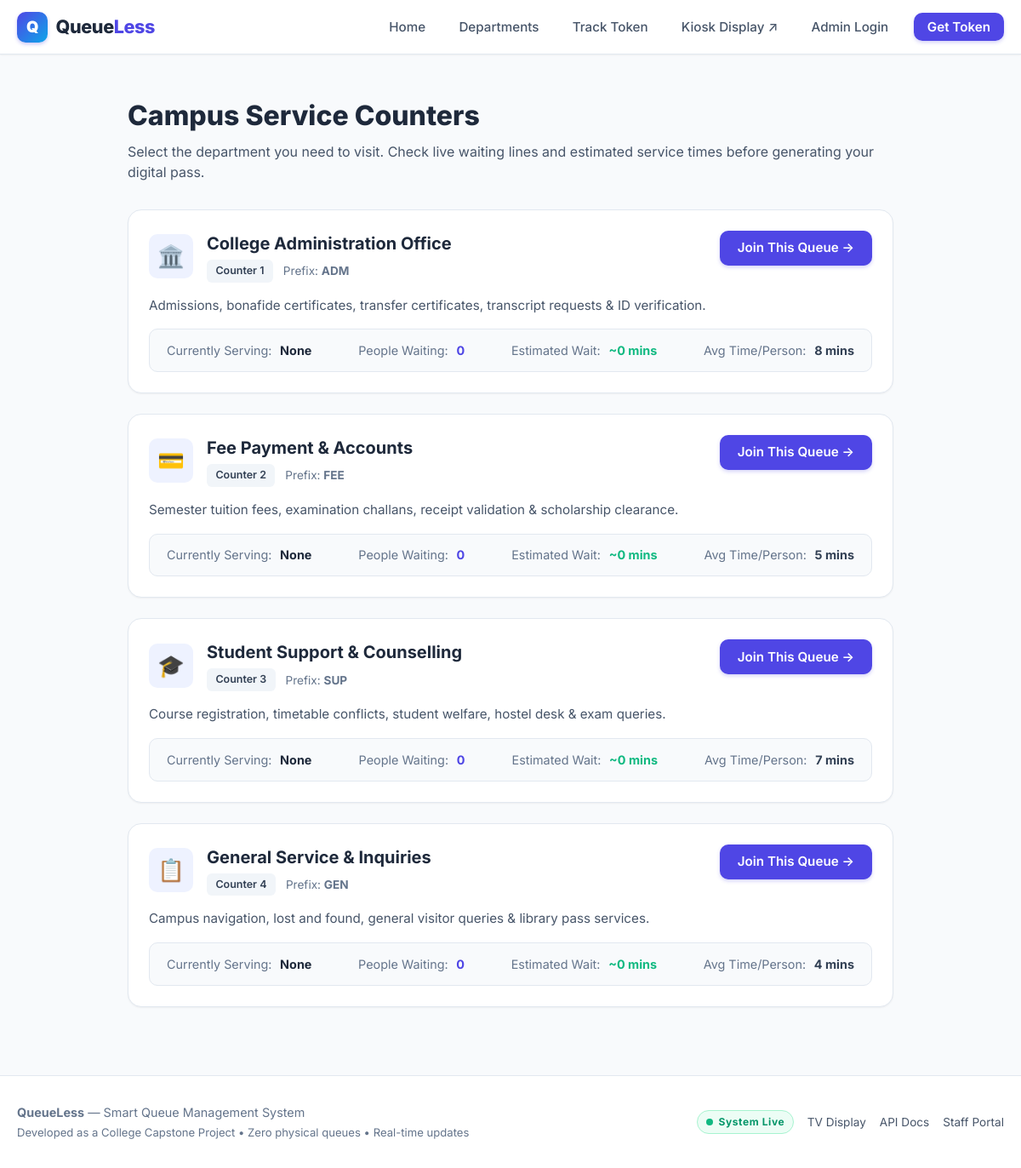
/services, run on the app's committed database.
### models.py (models this page shows)
class Service(Base):
    __tablename__ = "services"
    id = Column(Integer, primary_key=True)
    name = Column(String(120), nullable=False)
    code = Column(String(50), unique=True, nullable=False, index=True)
    prefix = Column(String(10), nullable=False)  # e.g., ADM, FEE, SUP, GEN
    counter_number = Column(String(50), nullable=False, default="Counter 1")
    description = Column(Text, nullable=True)
    icon = Column(String(50), default="building")
    avg_service_time_mins = Column(Integer, nullable=False, default=5)
    is_active = Column(Boolean, nullable=False, default=True)
    created_at = Column(DateTime, default=utcnow)
    tokens = relationship("Token", back_populates="service", cascade="all, delete-orphan")
    def to_dict(self):
        return {
            "id": self.id,
            "name": self.name,
            "code": self.code,
            "prefix": self.prefix,
            "counter_number": self.counter_number,
            "description": self.description,
            "icon": self.icon,
            "avg_service_time_mins": self.avg_service_time_mins,
            "is_active": self.is_active,
        }

### app.py (the view)
@app.route("/services")
def services_page():
    services = QueueService.get_services(active_only=True)
    return render_template("services.html", services=services)

### app.py (called while the page is built)
@app.teardown_appcontext
def shutdown_session(exception=None):
    Session.remove()

@app.context_processor
def inject_global_data():
    return {
        "current_year": datetime.now().year,
        "org_name": "QueueLess Campus Portal",
        "is_admin": session.get("admin_logged_in", False),
        "admin_user": session.get("admin_username", "")
    }

### templates/services.html (shortened to what this page needs)
{% extends "base.html" %}
{% block content %}
<div style="max-width: 900px; margin: 0 auto;">
  <div style="margin-bottom: 2rem;">
    <h1 style="font-size: 2rem; font-weight: 800; color: var(--slate-800);">Campus Service Counters</h1>
    <p style="color: var(--slate-600); font-size: 1rem; margin-top: 0.35rem;">
      Select the department you need to visit. Check live waiting lines and estimated service times before generating your digital pass.
    </p>
  </div>
  <div style="display: flex; flex-direction: column; gap: 1.5rem;">
    {% for service in services %}
      <div class="card card-hover" style="display: flex; flex-direction: column; gap: 1rem;">
        <div style="display: flex; align-items: flex-start; justify-content: space-between; gap: 1rem; flex-wrap: wrap;">
          <div style="display: flex; align-items: center; gap: 1rem;">
            <div class="service-icon" style="width: 52px; height: 52px; font-size: 1.6rem;">
              {% if service.prefix == 'ADM' %}🏛️
              {% elif service.prefix == 'FEE' %}💳
              {% elif service.prefix == 'SUP' %}🎓
              {% else %}📋{% endif %}
            </div>
            <div>
              <h2 style="font-size: 1.25rem; font-weight: 700; color: var(--slate-800);">{{ service.name }}</h2>
              <div style="display: flex; align-items: center; gap: 0.75rem; margin-top: 0.25rem;">
                <span class="counter-tag">{{ service.counter_number }}</span>
                <span style="font-size: 0.85rem; color: var(--slate-500);">Prefix: <strong>{{ service.prefix }}</strong></span>
              </div>
            </div>
          </div>
          <a href="{{ url_for('get_token_page', service_code=service.code) }}" class="btn btn-primary">
            Join This Queue &rarr;
          </a>
        </div>
        <p style="color: var(--slate-600); font-size: 0.95rem; line-height: 1.5;">
          {{ service.description }}
        </p>
        <div style="background: var(--slate-50); padding: 0.85rem 1.25rem; border-radius: var(--radius-md); border: 1px solid var(--slate-200); display: flex; align-items: center; justify-content: space-between; flex-wrap: wrap; gap: 1rem; font-size: 0.9rem;">
          <div>
            <span style="color: var(--slate-500);">Currently Serving:</span>
            <strong style="color: var(--slate-800); margin-left: 0.35rem;">{{ service.current_serving or 'None' }}</strong>
          </div>
          <div>
            <span style="color: var(--slate-500);">People Waiting:</span>
            <strong style="color: var(--primary); margin-left: 0.35rem;">{{ service.waiting_count }}</strong>
          </div>
          <div>
            <span style="color: var(--slate-500);">Estimated Wait:</span>
            <strong style="color: var(--accent); margin-left: 0.35rem;">~{{ service.estimated_wait_time }} mins</strong>
          </div>
          <div>
            <span style="color: var(--slate-500);">Avg Time/Person:</span>
            <strong style="color: var(--slate-700); margin-left: 0.35rem;">{{ service.avg_service_time_mins }} mins</strong>
          </div>
        </div>
      </div>
    {% endfor %}
  </div>
</div>
{% endblock %}

### static/css/style.css (style rules this page uses)
:root { --primary: #4f46e5; --primary-hover: #4338ca; --primary-light: #eef2ff; --primary-border: #c7d2fe; --secondary: #0ea5e9; --accent: #10b981; --accent-light: #ecfdf5; --warning: #f59e0b; --warning-light: #fffbeb; --warning-border: #fde68a; --danger: #ef4444; --danger-light: #fef2f2; --dark: #0f172a; --slate-800: #1e293b; --slate-700: #334155; --slate-600: #475569; --slate-500: #64748b; --slate-400: #94a3b8; --slate-300: #cbd5e1; --slate-200: #e2e8f0; --slate-100: #f1f5f9; --slate-50: #f8fafc; --white: #ffffff; --font-sans: 'Inter', -apple-system, BlinkMacSystemFont, "Segoe UI", Roboto, Helvetica, Arial, sans-serif; --radius-sm: 6px; --radius-md: 10px; --radius-lg: 16px; --radius-xl: 24px; --shadow-sm: 0 1px 2px 0 rgb(0 0 0 / 0.05); --shadow-md: 0 4px 6px -1px rgb(0 0 0 / 0.1), 0 2px 4px -2px rgb(0 0 0 / 0.1); --shadow-lg: 0 10px 15px -3px rgb(0 0 0 / 0.1), 0 4px 6px -4px rgb(0 0 0 / 0.1); --shadow-xl: 0 20px 25px -5px rgb(0 0 0 / 0.1), 0 8px 10px -6px rgb(0 0 0 / 0.1); --transition: all 0.2s cubic-bezier(0.4, 0, 0.2, 1); }
*, *::before, *::after { box-sizing: border-box; margin: 0; padding: 0; }
body { font-family: var(--font-sans); background-color: var(--slate-50); color: var(--slate-800); line-height: 1.5; min-height: 100vh; display: flex; flex-direction: column; -webkit-font-smoothing: antialiased; }
.btn { display: inline-flex; align-items: center; justify-content: center; gap: 0.5rem; font-family: inherit; font-size: 0.95rem; font-weight: 600; padding: 0.65rem 1.25rem; border-radius: var(--radius-md); border: 1px solid transparent; cursor: pointer; transition: var(--transition); text-decoration: none; line-height: 1.2; }
.btn-primary { background: var(--primary); color: var(--white); box-shadow: 0 2px 4px rgba(79, 70, 229, 0.25); }
.card { background: var(--white); border: 1px solid var(--slate-200); border-radius: var(--radius-lg); padding: 1.5rem; box-shadow: var(--shadow-sm); transition: var(--transition); }
.service-icon { width: 44px; height: 44px; border-radius: var(--radius-md); background: var(--primary-light); color: var(--primary); display: flex; align-items: center; justify-content: center; font-size: 1.35rem; }
.counter-tag { background: var(--slate-100); color: var(--slate-700); padding: 0.25rem 0.65rem; border-radius: var(--radius-sm); font-size: 0.78rem; font-weight: 600; }

### data on the page
Service: name "College Administration Office", counter_number "Counter 1", prefix "ADM", description "Admissions, bonafide certificates, transfer certificates, transcript requests & ID verification.", current_serving "None", waiting_count "0", estimated_wait_time "0", avg_service_time_mins "8"
Service: name "Fee Payment & Accounts", counter_number "Counter 2", prefix "FEE", description "Semester tuition fees, examination challans, receipt validation & scholarship clearance.", current_serving "None", waiting_count "0", estimated_wait_time "0", avg_service_time_mins "5"
Service: name "Student Support & Counselling", counter_number "Counter 3", prefix "SUP", description "Course registration, timetable conflicts, student welfare, hostel desk & exam queries.", current_serving "None", waiting_count "0", estimated_wait_time "0", avg_service_time_mins "7"
Service: name "General Service & Inquiries", counter_number "Counter 4", prefix "GEN", description "Campus navigation, lost and found, general visitor queries & library pass services.", current_serving "None", waiting_count "0", estimated_wait_time "0", avg_service_time_mins "4"
